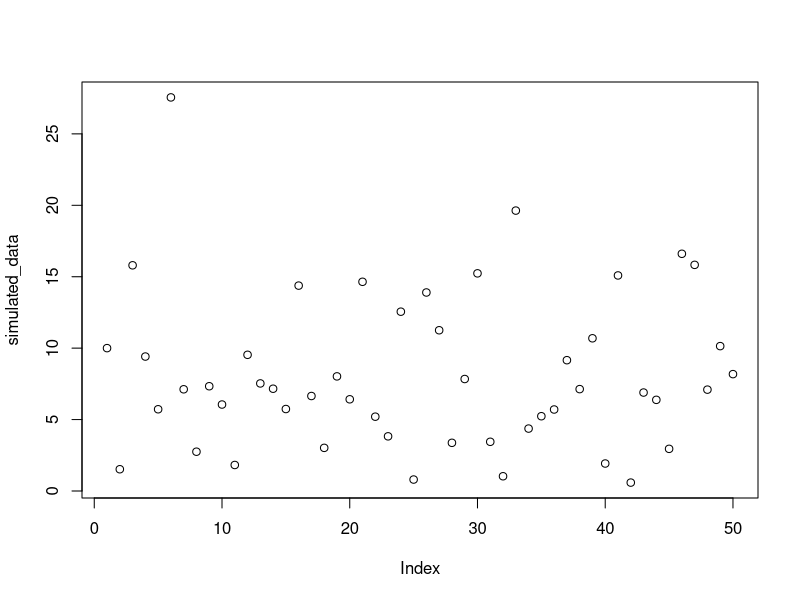
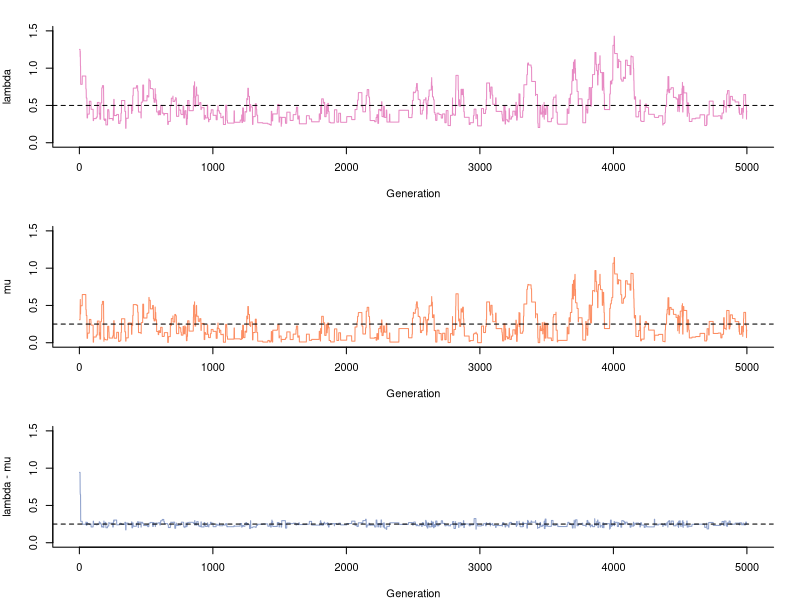
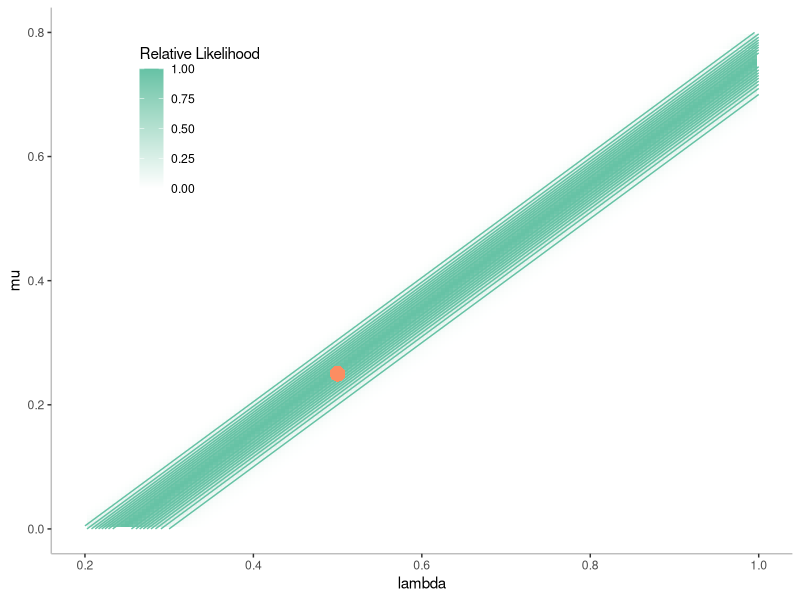
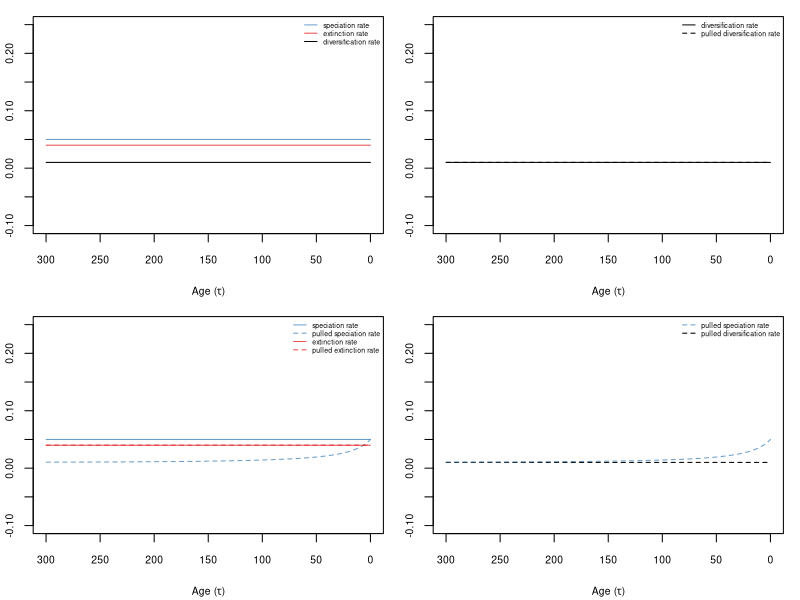
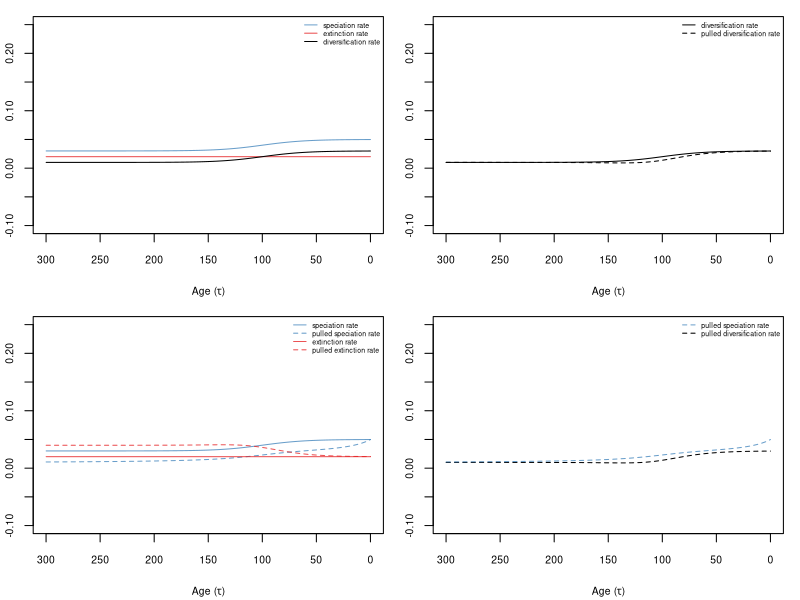
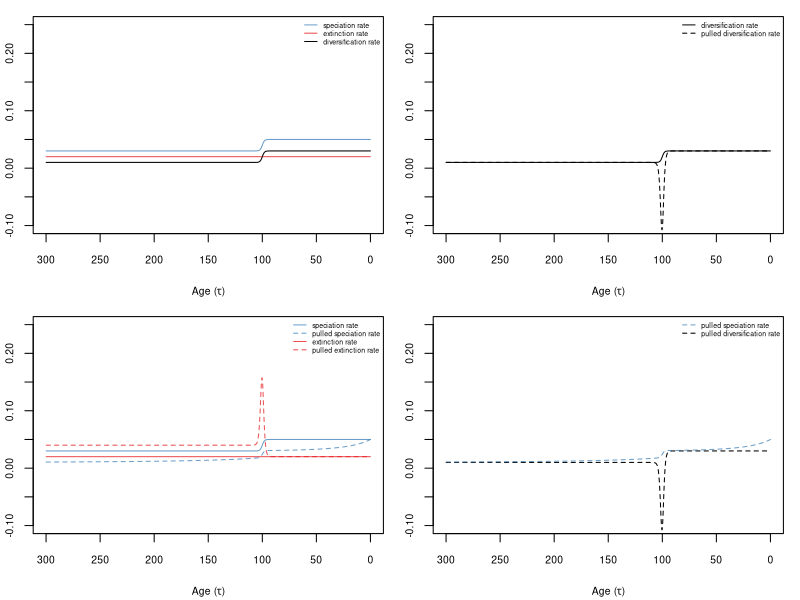
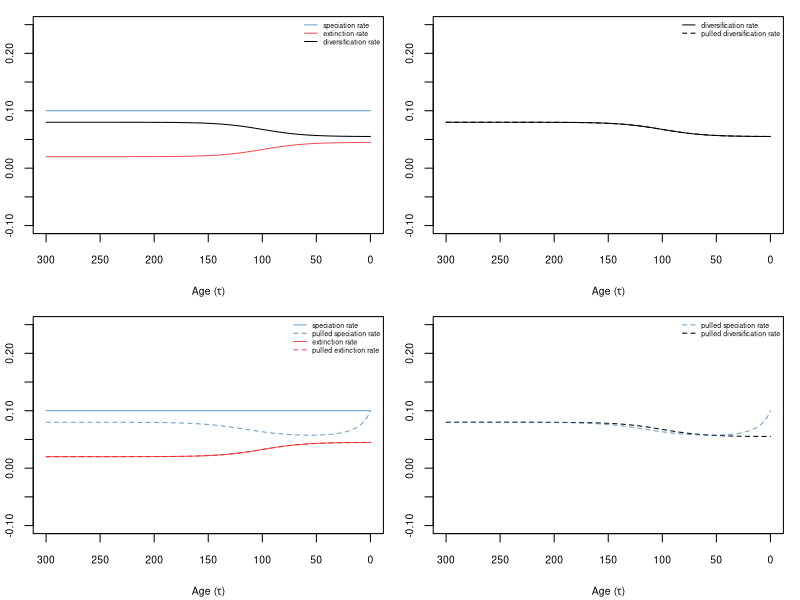
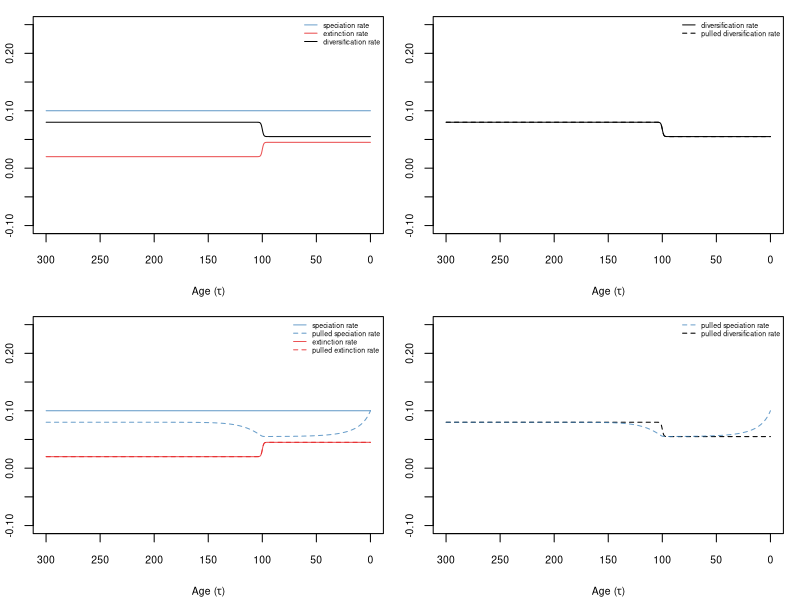

The R source for these figures, in order:
## ---- chunk 1
library(formatR)
knitr::opts_chunk$set(echo = TRUE)
knitr::opts_chunk$set(tidy.opts = list(width.cutoff = 60), tidy = TRUE)
#colour palette
library(RColorBrewer)
palette(brewer.pal(4, "Set2"))
cols <- brewer.pal(4, "Set2")

## ---- chunk 2

#number of simulated data points
n =  50

#true value of parameter1
a_true = 0.5

#true value of parameter2
b_true = 0.25

#sum of true values
diff_true <- a_true - b_true

#simulate data with gamma distribution
simulated_data <- rgamma(n, #number of simulated data points
                         shape = 2, #shape of gamma distribution
                         rate = diff_true) #scale


#look at simulated data
plot(simulated_data)

## ---- chunk 3
#rate for exponential distribution
alpha = 0.5

#draw 2 values from exponential distribution
a <- rexp(1, 1 / alpha)
b <- rexp(1, 1 / alpha)
## ---- chunk 4

#function to calculate likelihood
likelihood <- function(a, b, datos) {
  if ((a - b) < 0) {
    like <- 0
    return(like) #fail
  } else{
    #product of all vectors of elements in gamma dist
    like <-prod(dgamma(datos, 2, rate = (a - b))) 
    return(like)
  }
}

#function to calculate prior
prior <- function(a, b) {
  if ((a - b) < 0) {
    prior.val <- 0
    return(prior.val)
  } else{
    prior.val <- dexp(a, 1 / alpha) * dexp(b, 1 / alpha)
    return(prior.val)
  }
}

## ---- chunk 5
#number of generations to run chain
generations <- 5000

#limits on sampling (+ or - this value)
delta <- 0.25

#prepare output matrix
output <- matrix(rep(0, 6 * generations), ncol = 6)

for (i in 1:generations) {
  #modify params (step)
  a_prime <- a + runif(1, -delta, delta)
  b_prime <- b + runif(1, -delta, delta)

  #calculate ratio of likelihoods of new values / old values
  like_odds <-
    likelihood(a_prime, b_prime, simulated_data) / likelihood(a, b, simulated_data)

  #calculate ratio of prior of new values / old values
  prior_odds <- prior(a_prime, b_prime) / prior(a, b)

  #calculate posterior odds
  R <- like_odds * prior_odds

  #randomly draw from uniform distribution
  u <- runif(1)

  #if posterior odds are greater than a random value, keep new values of parameter
  if (u < R) {
    a = a_prime
    b = b_prime
  }

  #calculate posterior (likelihood*prior)
  posterior <- likelihood(a, b, simulated_data) * prior(a, b)

  #store output
  output[i, 1] <- i
  output[i, 2] <- prior(a, b)
  output[i, 3] <- likelihood(a, b, simulated_data)
  output[i, 4] <- posterior
  output[i, 5] <- a
  output[i, 6] <- b
}

#format output data
output <- data.frame(output)
names(output) <-
  c("iteration", "prior", "likelihood", "posterior", "lambda", "mu")

## ---- chunk 6
par(mar = c(4, 4, 2, 2))
#plot values of parameters in chain
par(mfrow = c(3, 1))
plot(
  output$lambda ~ output$iteration,
  type = 'l',
  col = 4,
  ylim = c(0, 1.5),
  xlab = "Generation",
  ylab = "lambda",
  bty = 'l'
)
abline(h = a_true, lty = 2)
mtext(
  "a)",
  side = 3,
  line = 1,
  adj = -0.1,
  cex = 0.8
)

plot(
  output$mu ~ output$iteration,
  type = 'l',
  col = 2,
  ylim = c(0, 1.5),
  xlab = "Generation",
  ylab = "mu",
  bty = 'l'
)
abline(h = b_true, lty = 2)
mtext(
  "b)",
  side = 3,
  line = 1,
  adj = -0.1,
  cex = 0.8
)

plot((output$lambda - output$mu) ~ output$iteration,
     type = 'l',
     col = 3,
     ylim = c(0, 1.5),
     xlab = "Generation",
     ylab = "lambda - mu",
     bty = 'l'
)
abline(h = a_true - b_true, lty = 2)
mtext(
  "c)",
  side = 3,
  line = 1,
  adj = -0.1,
  cex = 0.8
)
## ---- chunk 7

#vector across range of values interested in
values_m <- seq(0, 1.2, 0.005)

#Create a data frame from all combinations of the supplied vector
contour_mat <- expand.grid(values_m, values_m)

#prepare for storing likelhood
likelihood_vals <- rep(0, dim(contour_mat)[1])

#for each pair of values calculate likelihood
for (i in 1:dim(contour_mat)[1]) {
  likelihood_vals[i] <-
    likelihood(contour_mat[i, 1], contour_mat[i, 2], simulated_data)
}

#get location of maximum likelihood value
maximum <- which.max(likelihood_vals)

#convert raw likelihoods to relative of ML
relative = likelihood_vals / likelihood_vals[maximum]
contour_mat <- cbind(contour_mat, likelihood_vals)
contour_mat <- cbind(contour_mat, relative)

library("ggplot2")

ggplot(contour_mat, aes(x = Var1, y = Var2, z = relative)) +
  scale_x_continuous(expand = c(0, 0)) +
  scale_y_continuous(expand = c(0, 0)) +
  stat_contour(geom = "polygon", aes(fill = ..level..)) +
  geom_tile(aes(fill = relative)) +
  stat_contour(bins = 10,
               color = cols[1],
               size = 0.5)  +
  scale_fill_gradient(
    low = "white",
    high = cols[1],
    space = "Lab",
    na.value = "grey50",
    guide = "colourbar",
    aesthetics = "fill"
  ) +
  xlab("lambda") +
  ylab("mu") +
  xlim(0.2, 1) +
  ylim(0, 0.8) +
  guides(fill = guide_colorbar(title = "Relative Likelihood")) +
  geom_point(
    aes(x = a_true, y = b_true),
    colour = cols[2],
    pch = 16,
    size = 5,
  ) + theme(
    # Remove panel border
    panel.border = element_blank(),
    # Remove panel grid lines
    panel.grid.major = element_blank(),
    panel.grid.minor = element_blank(),
    # Remove panel background
    panel.background = element_blank(),
    # Add axis line
    axis.line = element_line(colour = "grey"),
    legend.position = c(0.2, 0.8)
  )

## ---- chunk 8
# Packages to load for the analyses

packages <- c("deSolve","plotrix")
A <- lapply(
  packages,
  FUN = function(x) {
    if (!require(x, character.only = TRUE)) {
      install.packages(x, dependencies = TRUE)
      library(x, character.only = TRUE)
    }
  }
)
## ---- chunk 9
pulled <- function(birth,death,rho,t) {
  params <- numeric(0)
  # The following function is passed to the R function ode()
  fn <- function(t,e,params) {
    with(as.list(c(e,params)),
      {
        g <- death(t) - e*(birth(t) + death(t)) +e*e*birth(t)
        return(list(g))
      })
    }
  E0 <- 1 - rho # initial value for E
  Enum <- ode(E0, t, fn, params) # Numerical integration of e
  PSRfull <- birth(t)*(1 - Enum[,2]) # Pulled speciation rate
  # To get all vectors with the same length
  # we suppress the last value of the vector because only intervals are considered for the derivative
  PSR <- PSRfull[-length(PSRfull)] 
  tt <- t[-length(t)]
  dt <- t[2]-t[1] # to get the time interval
  PDR <- birth(tt) - death(tt) + diff(birth(t))/(dt*birth(tt))   # Pulled diversification rate
  PER <- birth(0)/(1-E0) - PDR   # Pulled extinction rate
  return( list("PSR"=PSR,"PER"=PER,"PDR"=PDR) )
}
## ---- chunk 10
smooth_stepwise <- function(r0,r1,Tshift,alpha,t){
  (r0 * exp(alpha * (t - Tshift)) + r1) / ( exp(alpha * (t- Tshift)) + 1)
}
## ---- chunk 11
plot_scenario <- function(spe,ext,rho,seq_time) {

pulled_rates <- pulled(birth = spe, death = ext,rho = rho,t = seq_time)
div <- function(x) spe(x) - ext(x)
PSR <- pulled_rates$PSR
PER <- pulled_rates$PER
PDR <- pulled_rates$PDR

#remove last time value to match differences / pulled rates
t <- seq_time[-length(seq_time)]

#layout
par(mar=c(4,2,1,1))
par(mfrow=c(2,2))
palette(alpha(brewer.pal(5, "Set1"), 0.75))

# True rates

#set y axis values based on rates
#Ymin <- 0.9*min(rev(spe(t)), rev(ext(t)),rev(div(t))) - 0.03
#Ymax <- 1.1*max(rev(spe(t)), rev(ext(t)),rev(div(t))) + 0.06

#fixed y axis values
Ymin <- -0.1
Ymax <- 0.25

plot(rev(spe(t))~rev(-t),type="l",col=2,ylim=c(Ymin,Ymax),ylab = "", cex.lab = 0.75, cex.axis=0.75, xlab = bquote("Age (" * tau * ")")
  ,xaxt = "n"
)
axis(1, at = pretty(range(rev(-t))), labels = rev(pretty(range(rev(t)))), cex.axis=0.75)
lines(rev(ext(t))~rev(-t),col=1)
lines(rev(div(t))~rev(-t),col="black")
legend(
  "topright",
  legend = c("speciation rate",
             "extinction rate",
             "diversification rate"),
  lty = 1,
  col = c(2, 1, "black"),
  bty = 'n',
  cex=0.5
)


# True and pulled diversification rates
#Ymin <- 0.9*min(rev(div(t)), PDR) - 0.03
#Ymax <- 1.1*max(rev(div(t)), PDR) + 0.06
plot(rev(div(t))~rev(-t),type="l",col="black",ylim=c(Ymin,Ymax),ylab = "",cex.lab = 0.75, cex.axis=0.75, xlab = bquote("Age (" * tau * ")"),
  xaxt = "n"
)
axis(1, at = pretty(range(rev(-t))), labels = rev(pretty(range(rev(t)))), cex.axis=0.75)
lines(rev(PDR)~rev(-t),col="black",lty=2)
legend(
  "topright",
  legend = c("diversification rate",
             "pulled diversification rate"),
  lty = c(1,2),
  col = c("black"),
  bty = 'n',
  cex=0.5
)

# True and pulled speciation and extinction rates
#Ymin <- 0.9*min(rev(spe(t)), PSR,rev(ext(t))) - 0.03
#Ymax <- 1.1*max(rev(spe(t)), PSR,rev(ext(t))) + 0.06
plot(rev(spe(t))~rev(-t),type="l",col=2,ylim=c(Ymin,Ymax),ylab = "", cex.lab = 0.75, cex.axis=0.75, xlab = bquote("Age (" * tau * ")"),
  xaxt = "n"
)
axis(1, at = pretty(range(rev(-t))), labels = rev(pretty(range(rev(t)))), cex.axis=0.75)
lines(rev(PSR)~rev(-t),col=2,lty=2)
lines(rev(ext(t))~rev(-t),type="l",col=1)
lines(rev(PER)~rev(-t),col=1,lty=2)
legend(
  "topright",
  legend = c("speciation rate",
             "pulled speciation rate",
             "extinction rate",
             "pulled extinction rate"),
  lty = c(1,2,1,2),
  col = c(2,2,1,1),
  bty = 'n',
  cex=0.5
)

# Pulled  rates
#Ymin <- 0.9*min(PSR, PDR) - 0.03
#Ymax <- 1.1*max(PSR, PDR) + 0.06
plot(rev(PDR)~rev(-t),type="l",lty=2,col="black",ylim=c(Ymin,Ymax),ylab = "", cex.lab = 0.75, cex.axis=0.75, xlab = bquote("Age (" * tau * ")"),
  xaxt = "n"
)
axis(1, at = pretty(range(rev(-t))), labels = rev(pretty(range(rev(t)))), cex.axis=0.75)
lines(rev(PSR)~rev(-t),col=2,lty=2)
legend(
  "topright",
  legend = c("pulled speciation rate",
             "pulled diversification rate"),
  lty = c(2),
  col = c(2, "black"),
  bty = 'n',
  cex=0.5
)

}
## ---- chunk 12
tmax <- 300
seq_time <- seq(0, tmax,0.1)
spe0 <- function(x) 0.05 + x - x
ext0 <- function(x) 0.04 + x - x
plot_scenario(spe = spe0,ext = ext0,rho = 1,seq_time = seq(0, tmax,0.1))
## ---- chunk 13
tmax <- 300
seq_time <- seq(0, tmax,0.1)
spe1 <- function(x) smooth_stepwise(r0 = 0.03,r1 = 0.05,Tshift = 100,alpha = .05,x)
ext1 <- function(x) 0.02 + x - x
plot_scenario(spe = spe1,ext = ext1,rho = 1,seq_time = seq(0, tmax,0.1))
## ---- chunk 14
tmax <- 300
seq_time <- seq(0, tmax,0.1)
spe1 <- function(x) smooth_stepwise(r0 = 0.03,r1 = 0.05,Tshift = 100,alpha = 1,x)
ext1 <- function(x) 0.02 + x - x
plot_scenario(spe = spe1,ext = ext1,rho = 1,seq_time = seq(0, tmax,0.1))
## ---- chunk 15
tmax <- 300
seq_time <- seq(0, tmax,0.1)
spe1 <- function(x) 0.1 + x - x
ext1 <- function(x) smooth_stepwise(r0 = 0.02,r1 = 0.045,Tshift = 100,alpha = .05,x)
plot_scenario(spe = spe1,ext = ext1,rho = 1,seq_time = seq(0, tmax,0.1))

## ---- chunk 16
tmax <- 300
seq_time <- seq(0, tmax,0.1)
spe1 <- function(x) 0.1 + x - x
ext1 <- function(x) smooth_stepwise(r0 = 0.02,r1 = 0.045,Tshift = 100,alpha = 1.5,x)
plot_scenario(spe = spe1,ext = ext1,rho = 1,seq_time = seq(0, tmax,0.1))
## ---- chunk 17
tmax <- 300
seq_time <- seq(0, tmax,0.1)
spe1 <- function(x) 0.06*exp(-0.008*x)
ext1 <- function(x) smooth_stepwise(r0 = 0.01,r1 = 0.03,Tshift = 100,alpha = 0.05,x)
plot_scenario(spe = spe1,ext = ext1,rho = 1,seq_time = seq(0, tmax,0.1))
## ---- chunk 18
tmax <- 300
seq_time <- seq(0, tmax,0.1)
spe1 <- function(x) 0.2*exp(-0.01*x)
ext1 <- function(x) 0.02*(1.1+0.5*cos(0.1*x))
plot_scenario(spe = spe1,ext = ext1,rho = 1,seq_time = seq(0, tmax,0.1))
## ---- chunk 19
tmax <- 300
seq_time <- seq(0, tmax,0.1)
spe1 <- function(x) 0.05 + 0.0002*x
ext1 <- function(x) 0.02 + 0.0001*x
plot_scenario(spe = spe1,ext = ext1,rho = 1,seq_time = seq(0, tmax,0.1))
## ---- chunk 20
tmax <- 300
seq_time <- seq(0, tmax,0.1)
spe1 <- function(x) 0.1 - 0.0001*x
ext1 <- function(x) 0.07 - 0.0002*x
plot_scenario(spe = spe1,ext = ext1,rho = 1,seq_time = seq(0, tmax,0.1))
## ---- chunk 21
tmax <- 300
seq_time <- seq(0, tmax,0.1)
spe1 <- function(x) ifelse(x<150, smooth_stepwise(r0 = 0.1,r1 = 0.05,Tshift = 120,alpha = 0.5,x),smooth_stepwise(r0 = 0.04,r1 = 0.1,Tshift = 200,alpha = 0.5,x))
ext1 <- function(x) ifelse(x<75, smooth_stepwise(r0 = 0.01,r1 = 0.04,Tshift = 50,alpha = 0.5,x),smooth_stepwise(r0 = 0.04,r1 = 0.01,Tshift = 80,alpha = 0.5,x))
plot_scenario(spe = spe1,ext = ext1,rho = 1,seq_time = seq(0, tmax,0.1))
## ---- chunk 22
tmax <- 300
seq_time <- seq(0, tmax,0.1)
spe1 <- function(x) 0.05*(1+exp(-(x-100)^2/100)-0.5*exp(-(x-200)^2/200))
ext1 <- function(x) 0.02*(1-0.5*exp(-(x-50)^2/100)+exp(-(x-180)^2/300))
plot_scenario(spe = spe1,ext = ext1,rho = 1,seq_time = seq(0, tmax,0.1))
## ---- chunk 23
tmax <- 300
seq_time <- seq(0, tmax,0.1)
spe1 <- function(x) 0.05*(1+0.2*cos(0.05*x))
ext1 <- function(x) 0.02*(1-0.5*exp(-(x-50)^2/100)+exp(-(x-180)^2/300))
plot_scenario(spe = spe1,ext = ext1,rho = 1,seq_time = seq(0, tmax,0.1))
## ---- chunk 24
tmax <- 300
seq_time <- seq(0, tmax,0.1)
spe1 <- function(x) 0.05 + 0.05*exp(-0.02*x)
ext1 <- function(x) 0.045 + 0.05*exp(-0.02*x)
plot_scenario(spe = spe1,ext = ext1,rho = 1,seq_time = seq(0, tmax,0.1))
## ---- chunk 25
tmax <- 300
seq_time <- seq(0, tmax,0.1)
spe1 <- function(x) 0.05 + 0.05*exp(-(x-50)^2/500) + 0.1*exp(-(x-200)^2/10000)
ext1 <- function(x) 0.02 + 0.05*exp(-(x-50)^2/500) + 0.1*exp(-(x-200)^2/10000)
plot_scenario(spe = spe1,ext = ext1,rho = 1,seq_time = seq(0, tmax,0.1))
## ---- chunk 26
tmax <- 300
seq_time <- seq(0, tmax,0.1)
spe1 <- function(x) 0.05 + 0.015*cos(0.25*x)
ext1 <- function(x) 0.02 + 0.015*cos(0.25*x)
plot_scenario(spe = spe1,ext = ext1,rho = 1,seq_time = seq(0, tmax,0.1))
## ---- chunk 27
spe<-list()
ext<-list()

spe[[1]] <- function(x) 0.05 + 0.01*cos(0.05*x)
ext[[1]] <- function(x) 0.02 + 0.01*cos(0.05*x)

spe[[2]] <- function(x) 0.05 + 0.015*cos(0.05*x)
ext[[2]] <- function(x) 0.02 + 0.01*cos(0.05*x)

spe[[3]] <- function(x) 0.05 + 0.02*cos(0.05*x)
ext[[3]] <- function(x) 0.02 + 0.01*cos(0.05*x)

spe[[4]] <- function(x) 0.05 + 0.025*cos(0.05*x)
ext[[4]] <- function(x) 0.02 + 0.01*cos(0.05*x)
## ---- chunk 28
tmax <- 300
seq_time <- seq(0, tmax,0.1)

par(mfrow=c(2,2))
par(mar=c(4,2,1,1))

for(i in 1:length(spe)){

t <- seq_time[-length(seq_time)]
pulled_rates <- pulled(birth = spe[[i]], death = ext[[i]],rho = 1,t = seq_time)
PDR <- pulled_rates$PDR

div1 <- function(x) spe[[i]](x) - ext[[i]](x)

Ymin <- 0.9*min(spe[[i]](t), ext[[i]](t), div1(t)) - 0.03
Ymax <- 1.1*max(spe[[i]](t), ext[[i]](t), div1(t)) + 0.06
plot(rev(spe[[i]](t))~rev(-t),type="l",col=2,ylim=c(Ymin,Ymax),ylab = "", cex.lab = 0.75, cex.axis=0.75, xlab = bquote("Age (" * tau * ")"),
  xaxt = "n"
)
axis(1, at = pretty(range(rev(-t))), labels = rev(pretty(range(rev(t)))), cex.axis=0.75)
lines(rev(ext[[i]](t))~rev(-t),col=1)
lines(rev(div1(t))~rev(-t),col="black",lwd=2)
lines(rev(PDR)~rev(-t),col="black",lty=2)
if(i == 1){
  legend(
  "topright",
  legend = c("speciation rate",
             "extinction rate",
             "diversification rate",
             "pulled diversification rate"),
  lty = c(1,1,1,2),
  col = c(2, 1, "black","black"),
  bty = 'n',
  cex=0.75
)
}

}

## ---- chunk 29
tmax <- 300
seq_time <- seq(0, tmax, 0.1)

spe <- list()
ext <- list()

spe[[1]] <- function(x) 0.05 + 0.01 * cos(0.05 * x)
ext[[1]] <- function(x) 0.02 + 0.01 * cos(0.05 * x)

spe[[2]] <- function(x) 0.05 + 0.01 * cos(0.055 * x)
ext[[2]] <- function(x) 0.02 + 0.01 * cos(0.05 * x)

spe[[3]] <- function(x) 0.05 + 0.01 * cos(0.06 * x)
ext[[3]] <- function(x) 0.02 + 0.01 * cos(0.05 * x)

spe[[4]] <- function(x) 0.05 + 0.01 * cos(0.065 * x)
ext[[4]] <- function(x) 0.02 + 0.01 * cos(0.05 * x)
## ---- chunk 30

par(mfrow = c(2, 2))
par(mar = c(4, 2, 1, 1))

for (i in 1:length(spe)) {
  t <- seq_time[-length(seq_time)]
  pulled_rates <-
    pulled(
      birth = spe[[i]],
      death = ext[[i]],
      rho = 1,
      t = seq_time
    )
  PDR <- pulled_rates$PDR
  
  div1 <- function(x)
    spe[[i]](x) - ext[[i]](x)
  
  Ymin <- 0.9 * min(spe[[i]](t), ext[[i]](t), div1(t)) - 0.03
  Ymax <- 1.1 * max(spe[[i]](t), ext[[i]](t), div1(t)) + 0.06
  plot(rev(spe[[i]](t))~rev(-t),type="l",col=2,ylim=c(Ymin,Ymax),ylab = "", cex.lab = 0.75, cex.axis=0.75, xlab = bquote("Age (" * tau * ")"),
  xaxt = "n"
)
axis(1, at = pretty(range(rev(-t))), labels = rev(pretty(range(rev(t)))), cex.axis=0.75)
lines(rev(ext[[i]](t))~rev(-t),col=1)
lines(rev(div1(t))~rev(-t),col="black",lwd=2)
lines(rev(PDR)~rev(-t),col="black",lty=2)
if(i == 1){
  legend(
  "topright",
  legend = c("speciation rate",
             "extinction rate",
             "diversification rate",
             "pulled diversification rate"),
  lty = c(1,1,1,2),
  col = c(2, 1, "black","black"),
  bty = 'n',
  cex=0.75
)
}

}


## ---- chunk 31
tmax <- 300
seq_time <- seq(0, tmax,0.1)

spe<-list()
ext<-list()

spe[[1]] <- function(x) 0.05 + 0.01*cos(0.05*x)
ext[[1]] <- function(x) 0.02 + 0.01*cos(0.05*x)

spe[[2]] <- function(x) 0.05 + 0.01*cos(0.05*(x-10))
ext[[2]] <- function(x) 0.02 + 0.01*cos(0.05*x)

spe[[3]] <- function(x) 0.05 + 0.01*cos(0.05*(x-20))
ext[[3]] <- function(x) 0.02 + 0.01*cos(0.05*x)

spe[[4]] <- function(x) 0.05 + 0.01*cos(0.05*(x-30))
ext[[4]] <- function(x) 0.02 + 0.01*cos(0.05*x)
## ---- chunk 32
par(mfrow=c(2,2))
par(mar=c(4,2,1,1))

for(i in 1:length(spe)){

t <- seq_time[-length(seq_time)]
pulled_rates <- pulled(birth = spe[[i]], death = ext[[i]],rho = 1,t = seq_time)
PDR <- pulled_rates$PDR

div1 <- function(x) spe[[i]](x) - ext[[i]](x)

Ymin <- 0.9*min(spe[[i]](t), ext[[i]](t), div1(t)) - 0.03
Ymax <- 1.1*max(spe[[i]](t), ext[[i]](t), div1(t)) + 0.06
plot(rev(spe[[i]](t))~rev(-t),type="l",col=2,ylim=c(Ymin,Ymax),ylab = "", cex.lab = 0.75, cex.axis=0.75, xlab = bquote("Age (" * tau * ")"),
  xaxt = "n"
)
axis(1, at = pretty(range(rev(-t))), labels = rev(pretty(range(rev(t)))), cex.axis=0.75)
lines(rev(ext[[i]](t))~rev(-t),col=1)
lines(rev(div1(t))~rev(-t),col="black",lwd=2)
lines(rev(PDR)~rev(-t),col="black",lty=2)

if(i == 1){
  legend(
  "topright",
  legend = c("speciation rate",
             "extinction rate",
             "diversification rate",
             "pulled diversification rate"),
  lty = c(1,1,1,2),
  col = c(2, 1, "black","black"),
  bty = 'n',
  cex=0.75
)
}

}
